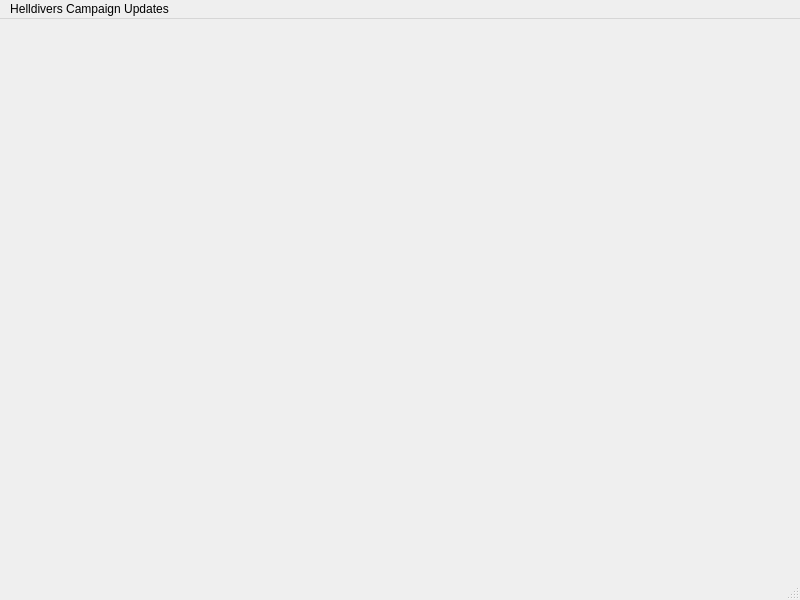
<?xml version="1.0" encoding="UTF-8"?>
<ui version="4.0">
 <class>MainWindow</class>
 <widget class="QMainWindow" name="MainWindow">
  <property name="geometry">
   <rect>
    <x>0</x>
    <y>0</y>
    <width>800</width>
    <height>600</height>
   </rect>
  </property>
  <property name="windowTitle">
   <string>MainWindow</string>
  </property>
  <widget class="QWidget" name="centralwidget"/>
  <widget class="QMenuBar" name="menubar">
   <property name="geometry">
    <rect>
     <x>0</x>
     <y>0</y>
     <width>800</width>
     <height>21</height>
    </rect>
   </property>
   <widget class="QMenu" name="menuHelldivers_Campaign_Updates">
    <property name="title">
     <string>Helldivers Campaign Updates</string>
    </property>
    <addaction name="separator"/>
    <addaction name="action_Automatically_add"/>
    <addaction name="action_Manually_add"/>
    <addaction name="separator"/>
    <addaction name="actionClear_all_planets"/>
    <addaction name="actionClear_a_planet"/>
    <addaction name="separator"/>
    <addaction name="actionAdd_war_info"/>
    <addaction name="actionClear_war_info"/>
   </widget>
   <addaction name="menuHelldivers_Campaign_Updates"/>
  </widget>
  <widget class="QStatusBar" name="statusbar"/>
  <action name="action_Automatically_add">
   <property name="text">
    <string>Automatically add</string>
   </property>
  </action>
  <action name="action_Manually_add">
   <property name="text">
    <string>Manually add</string>
   </property>
  </action>
  <action name="actionClear_all_planets">
   <property name="text">
    <string>Clear all planets</string>
   </property>
  </action>
  <action name="actionClear_a_planet">
   <property name="text">
    <string>Clear a planet</string>
   </property>
  </action>
  <action name="actionAdd_war_info">
   <property name="text">
    <string>Add war info</string>
   </property>
  </action>
  <action name="actionClear_war_info">
   <property name="text">
    <string>Clear war info</string>
   </property>
  </action>
 </widget>
 <resources/>
 <connections>
  <connection>
   <sender>actionClear_all_planets</sender>
   <signal>triggered()</signal>
   <receiver>MainWindow</receiver>
   <slot>update()</slot>
   <hints>
    <hint type="sourcelabel">
     <x>-1</x>
     <y>-1</y>
    </hint>
    <hint type="destinationlabel">
     <x>399</x>
     <y>299</y>
    </hint>
   </hints>
  </connection>
 </connections>
</ui>
